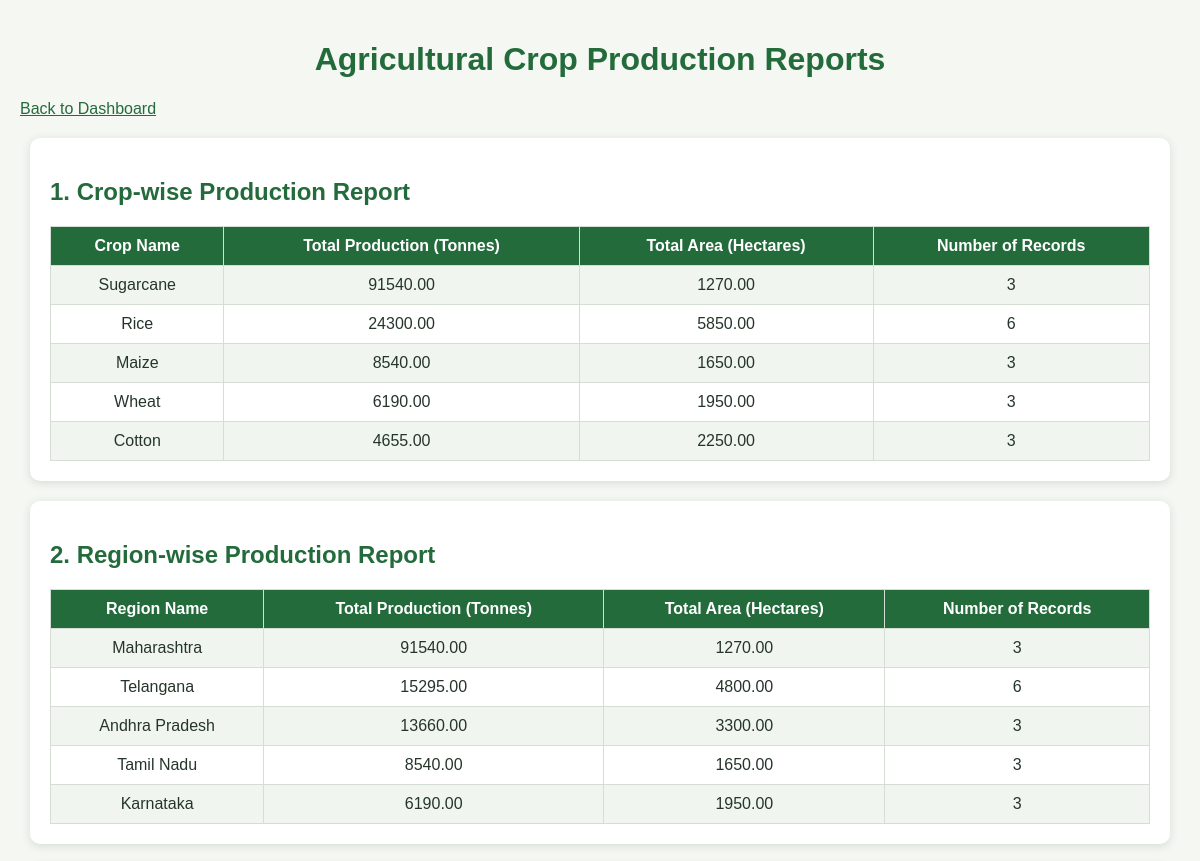
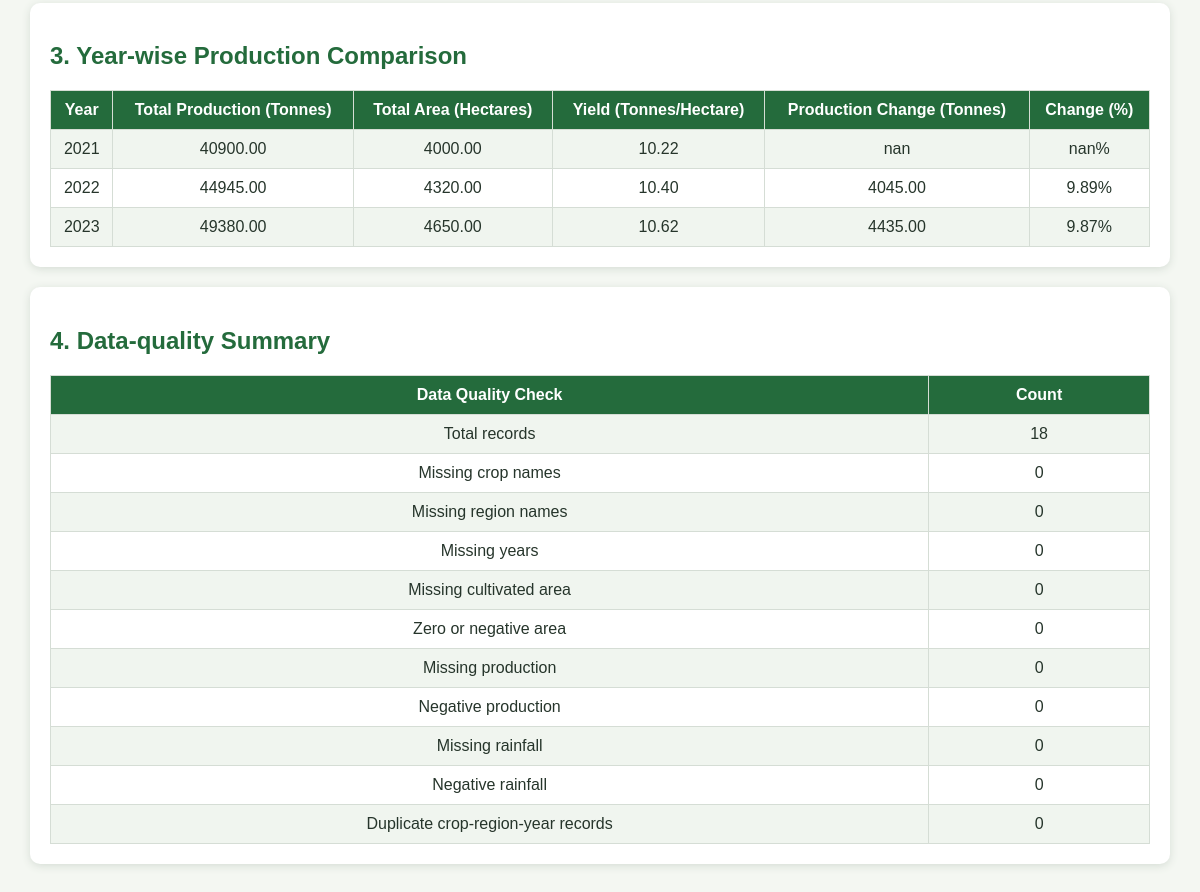
Page /reports on the committed database (2 pictures, top to bottom).
### tables this page shows
CREATE TABLE crop_records (record_id INTEGER PRIMARY KEY AUTOINCREMENT, crop_id INTEGER NOT NULL, region_id INTEGER NOT NULL, year INTEGER NOT NULL, cultivated_area_ha REAL NOT NULL, production_tonnes REAL NOT NULL, rainfall_mm REAL, FOREIGN KEY(crop_id) REFERENCES crops(crop_id), FOREIGN KEY(region_id) REFERENCES regions(region_id));

CREATE TABLE crops (crop_id INTEGER PRIMARY KEY AUTOINCREMENT, crop_name TEXT NOT NULL UNIQUE);

CREATE TABLE regions (region_id INTEGER PRIMARY KEY AUTOINCREMENT, region_name TEXT NOT NULL UNIQUE);

### app.py (the view)
@app.route("/reports")
def reports():
    df = get_crop_data()
    crop_report = crop_wise_report(df)
    region_report = region_wise_report(df)
    year_report = calculate_yearly_change(df)
    quality_report = data_quality_report(df)
    create_production_chart()
    create_crop_chart()
    create_yield_chart()
    return render_template(
        "reports.html",
        crop_report=crop_report.to_dict(orient="records"),
        region_report=region_report.to_dict(orient="records"),
        year_report=year_report.to_dict(orient="records"),
        quality_report=quality_report.to_dict(orient="records")
    )

### backend/analysis.py (called while the page is built)
def get_connection():
    return config.connect()

def get_crop_data():
    conn = get_connection()
    try:
        query = """
            SELECT
                cr.record_id,
                c.crop_name,
                r.region_name,
                cr.year,
                cr.cultivated_area_ha,
                cr.production_tonnes,
                cr.rainfall_mm
            FROM crop_records cr
            JOIN crops c
                ON cr.crop_id = c.crop_id
            JOIN regions r
                ON cr.region_id = r.region_id
            ORDER BY cr.year, c.crop_name, r.region_name
        """
        cursor = conn.cursor()
        cursor.execute(query)
        columns = [item[0] for item in cursor.description]
        rows = cursor.fetchall()
        df = pd.DataFrame(rows, columns=columns)
        return df
    finally:
        conn.close()

def calculate_yield(df):
    df = df.copy()
    area = pd.to_numeric(df["cultivated_area_ha"], errors="coerce")
    production = pd.to_numeric(df["production_tonnes"], errors="coerce")
    valid = area.notna() & (area > 0) & production.notna() & (production >= 0)
    df["yield_tonnes_per_ha"] = np.nan
    df.loc[valid, "yield_tonnes_per_ha"] = production[valid] / area[valid]
    return df

def crop_wise_report(df):
    report = df.groupby("crop_name", as_index=False).agg(
        total_production_tonnes=("production_tonnes", "sum"),
        total_area_ha=("cultivated_area_ha", "sum"),
        record_count=("record_id", "count")
    )
    return report.sort_values("total_production_tonnes", ascending=False)

def region_wise_report(df):
    report = df.groupby("region_name", as_index=False).agg(
        total_production_tonnes=("production_tonnes", "sum"),
        total_area_ha=("cultivated_area_ha", "sum"),
        record_count=("record_id", "count")
    )
    return report.sort_values("total_production_tonnes", ascending=False)

def yearly_report(df):
    report = df.groupby("year", as_index=False).agg(
        total_production_tonnes=("production_tonnes", "sum"),
        total_area_ha=("cultivated_area_ha", "sum"),
        record_count=("record_id", "count")
    )
    report["yield_tonnes_per_ha"] = np.where(
        report["total_area_ha"] > 0,
        report["total_production_tonnes"] / report["total_area_ha"],
        np.nan
    )
    return report.sort_values("year")

### backend/config.py (called while the page is built)
def _normalize_sql(sql: str) -> str:
    if sql is None:
        return sql
    return re.sub(r'%s', '?', sql)

### templates/reports.html (shortened to what this page needs)
<!DOCTYPE html>
<html lang="en">
<head>
</head>
<body>
    <h1>Agricultural Crop Production Reports</h1>
    <p><a href="/dashboard">Back to Dashboard</a></p>
    <div class="section">
        <h2>1. Crop-wise Production Report</h2>
        <table>
            <tr>
                <th>Crop Name</th>
                <th>Total Production (Tonnes)</th>
                <th>Total Area (Hectares)</th>
                <th>Number of Records</th>
            </tr>
            {% for row in crop_report %}
            <tr>
                <td>{{ row.crop_name }}</td>
                <td>{{ "%.2f"|format(row.total_production_tonnes) }}</td>
                <td>{{ "%.2f"|format(row.total_area_ha) }}</td>
                <td>{{ row.record_count }}</td>
            </tr>
            {% else %}
            <tr>
                <td colspan="4" class="empty">No crop data available.</td>
            </tr>
            {% endfor %}
        </table>
    </div>
    <div class="section">
        <h2>2. Region-wise Production Report</h2>
        <table>
            <tr>
                <th>Region Name</th>
                <th>Total Production (Tonnes)</th>
                <th>Total Area (Hectares)</th>
                <th>Number of Records</th>
            </tr>
            {% for row in region_report %}
            <tr>
                <td>{{ row.region_name }}</td>
                <td>{{ "%.2f"|format(row.total_production_tonnes) }}</td>
                <td>{{ "%.2f"|format(row.total_area_ha) }}</td>
                <td>{{ row.record_count }}</td>
            </tr>
            {% else %}
            <tr>
                <td colspan="4" class="empty">No region data available.</td>
            </tr>
            {% endfor %}
        </table>
    </div>
    <div class="section">
        <h2>3. Year-wise Production Comparison</h2>
        <table>
            <tr>
                <th>Year</th>
                <th>Total Production (Tonnes)</th>
                <th>Total Area (Hectares)</th>
                <th>Yield (Tonnes/Hectare)</th>
                <th>Production Change (Tonnes)</th>
                <th>Change (%)</th>
            </tr>
            {% for row in year_report %}
            <tr>
                <td>{{ row.year }}</td>
                <td>{{ "%.2f"|format(row.total_production_tonnes) }}</td>
                <td>{{ "%.2f"|format(row.total_area_ha) }}</td>
                <td>
                    {% if row.yield_tonnes_per_ha is not none %}
                        {{ "%.2f"|format(row.yield_tonnes_per_ha) }}
                    {% else %}
                        N/A
                    {% endif %}
                </td>
                <td>
                    {% if row.production_change_tonnes is not none %}
                        {{ "%.2f"|format(row.production_change_tonnes) }}
                    {% else %}
                        N/A
                    {% endif %}
                </td>
                <td>
                    {% if row.percentage_change is not none %}
                        {{ "%.2f"|format(row.percentage_change) }}%
                    {% else %}
                        N/A
                    {% endif %}
                </td>
            </tr>
            {% else %}
            <tr>
                <td colspan="6" class="empty">No yearly data available.</td>
            </tr>
            {% endfor %}
        </table>
    </div>
    <div class="section">
        <h2>4. Data-quality Summary</h2>
        <table>
            <tr>
                <th>Data Quality Check</th>
                <th>Count</th>
            </tr>
            {% for row in quality_report %}
            <tr>
                <td>{{ row.Check }}</td>
                <td>{{ row.Count }}</td>
            </tr>
            {% else %}
            <tr>
                <td colspan="2" class="empty">No quality data available.</td>
            </tr>
            {% endfor %}
        </table>
    </div>
</body>
</html>

### templates/reports.html (style rules this page uses)
body { font-family: Arial, sans-serif; background-color: #f4f7f2; margin: 0; padding: 20px; color: #26352b; }
h1, h2 { color: #246b3c; }
h1 { text-align: center; }
.section { background: white; padding: 20px; margin: 20px auto; max-width: 1100px; border-radius: 10px; box-shadow: 0 2px 8px #d5ddd5; overflow-x: auto; }
table { width: 100%; border-collapse: collapse; margin-top: 15px; }
th, td { padding: 10px; border: 1px solid #d5ddd5; text-align: center; }
th { background-color: #246b3c; color: white; }
tr:nth-child(even) { background-color: #f0f5ef; }
a { color: #246b3c; }

### rows in the picture
crop_records: crop_name "Sugarcane", total_production_tonnes "91540.00", total_area_ha "1270.00", record_count "3", region_name "Maharashtra"
crop_records: crop_name "Rice", total_production_tonnes "24300.00", total_area_ha "5850.00", record_count "6", region_name "Andhra Pradesh", total_production_tonnes "13660.00", total_area_ha "3300.00", record_count "3"
crop_records: crop_name "Maize", total_production_tonnes "8540.00", total_area_ha "1650.00", record_count "3", region_name "Tamil Nadu"
crop_records: crop_name "Wheat", total_production_tonnes "6190.00", total_area_ha "1950.00", record_count "3", region_name "Karnataka"
crop_records: crop_name "Cotton", total_production_tonnes "4655.00", total_area_ha "2250.00", record_count "3", region_name "Telangana", total_production_tonnes "15295.00", total_area_ha "4800.00", record_count "6"

### other values in the picture
{{ row.year }} "2021" "2022" "2023"
{{ "%.2f"|format(row.total_production_tonnes) }} "40900.00" "44945.00" "49380.00"
{{ "%.2f"|format(row.total_area_ha) }} "4000.00" "4320.00" "4650.00"
{{ "%.2f"|format(row.yield_tonnes_per_ha) }} "10.22" "10.40" "10.62"
{{ "%.2f"|format(row.production_change_tonnes) }} "nan" "4045.00" "4435.00"
{{ "%.2f"|format(row.percentage_change) }} "nan" "9.89" "9.87"
{{ row.Check }} "Total records" "Missing crop names" "Missing region names" "Missing years" "Missing cultivated area" "Zero or negative area" "Missing production" "Negative production" "Missing rainfall" "Negative rainfall" "Duplicate crop-region-year records"
{{ row.Count }} "18" "0" "0" "0" "0" "0" "0" "0" "0" "0" "0"
